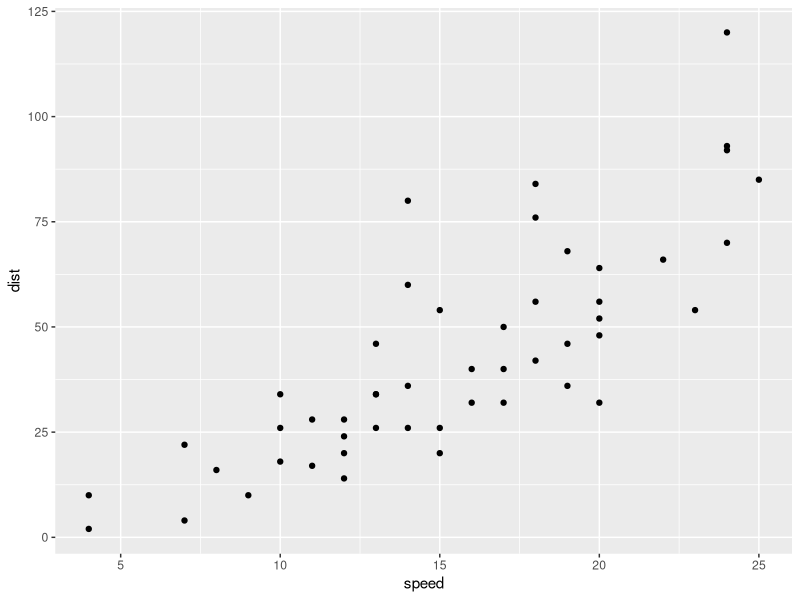
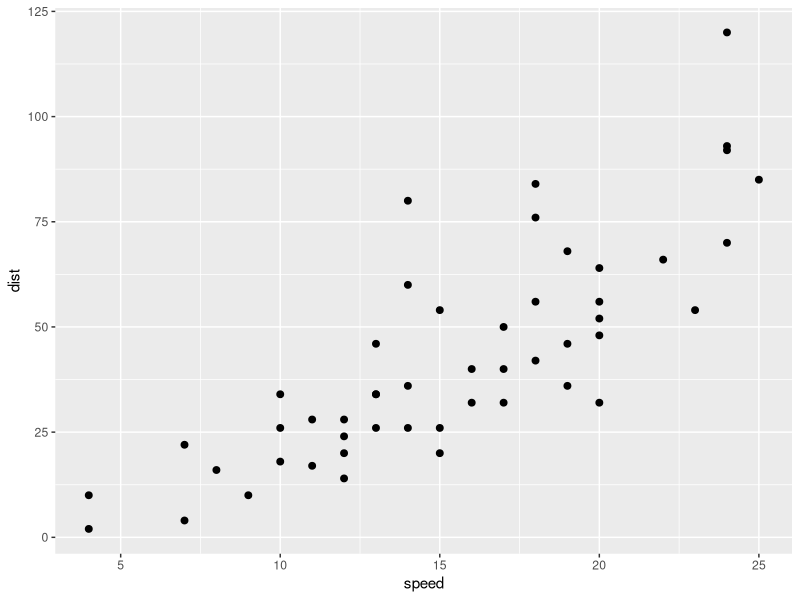
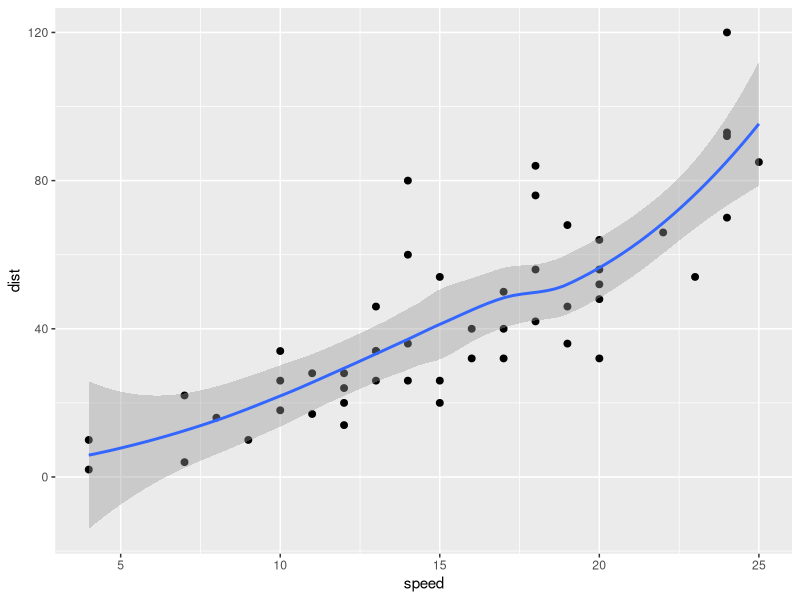
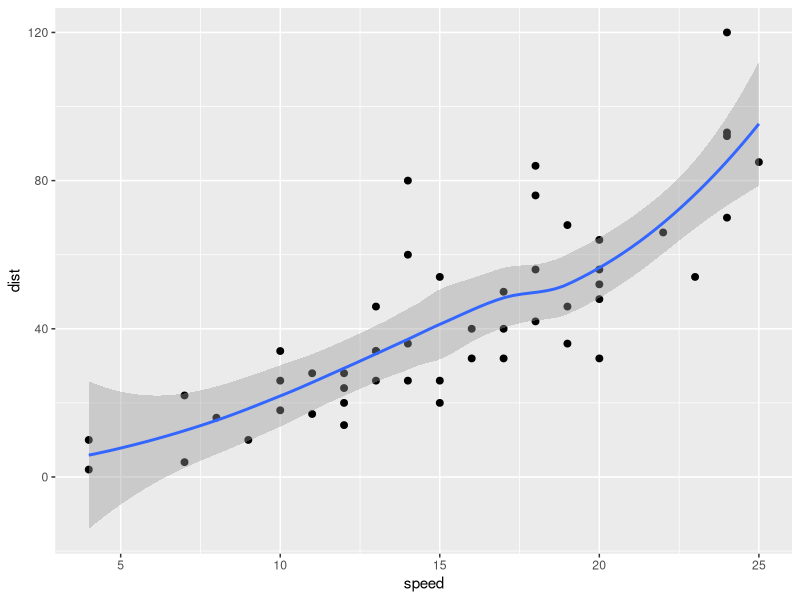
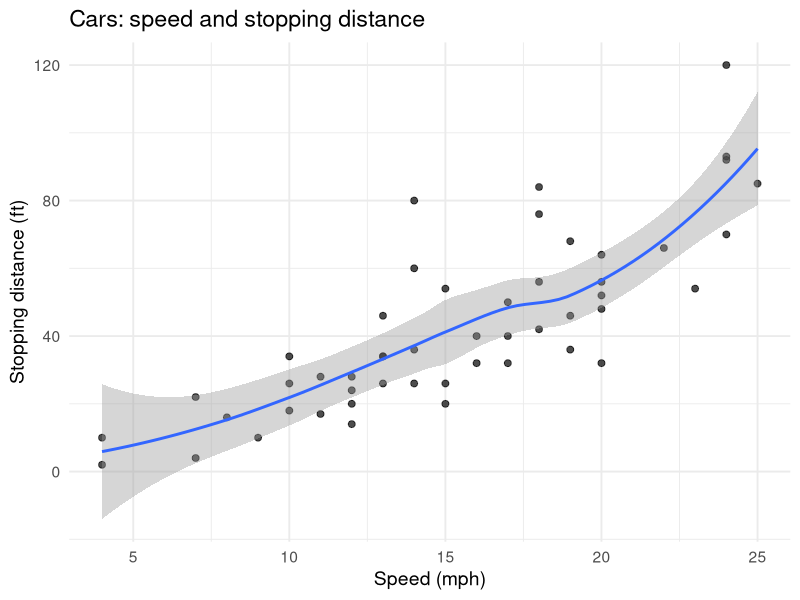

These charts were generated, in order, by the following R code:
## ---- chunk 1
# Load packages (no output)
library(tidyverse)
## ---- chunk 2
cars
## ---- chunk 3
ggplot(cars, aes(x = speed, y = dist)) +
  geom_point()
## ---- chunk 4
ggplot(cars, aes(speed, dist)) +
  geom_point(size = 2)
## ---- chunk 5
ggplot(cars, aes(speed, dist)) +
  geom_point(size = 2) +
  geom_smooth(se = TRUE)
## ---- chunk 6
ggplot(cars, aes(speed, dist)) +
  geom_point(size = 2) +
  geom_smooth(method = "loess", se = TRUE)
## ---- chunk 7
ggplot(cars, aes(speed, dist)) +
  geom_point(size = 2, alpha = 0.7) +
  geom_smooth(method = "loess", se = TRUE) +
  labs(
    x = "Speed (mph)",
    y = "Stopping distance (ft)",
    title = "Cars: speed and stopping distance"
  ) +
  theme_minimal(base_size = 14)
